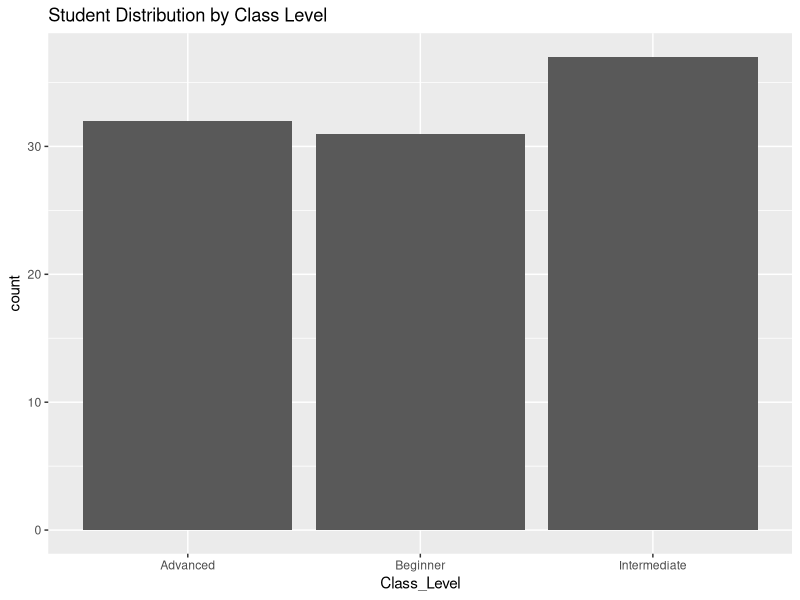
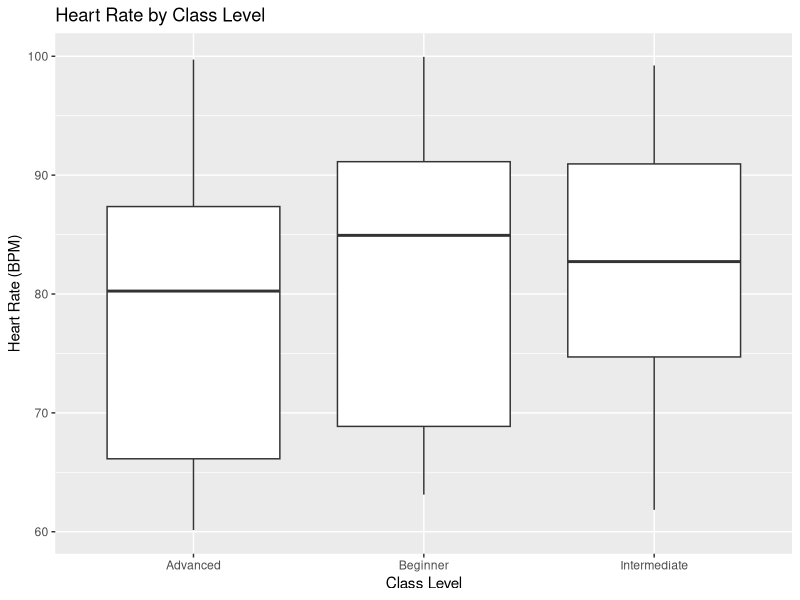
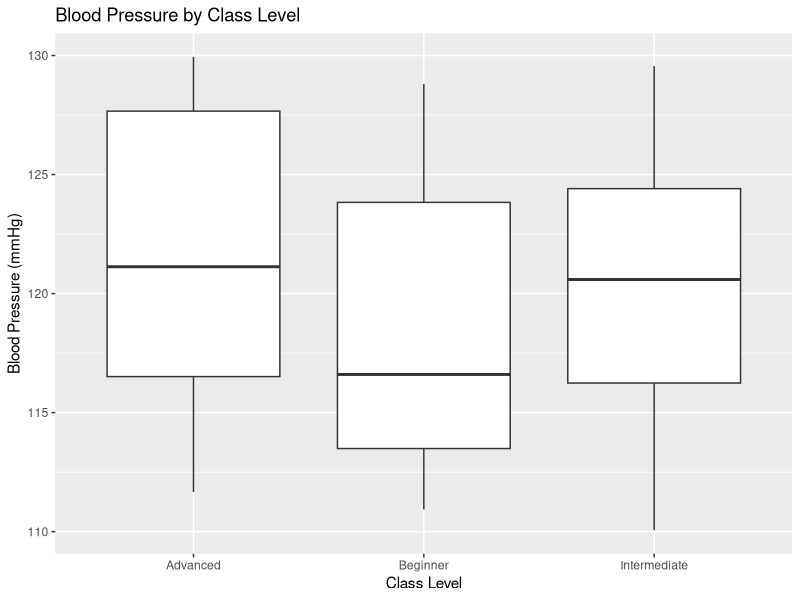

The R source for these figures, in order:
## ---- chunk 1
library(tidyverse)
music_data <- read_csv("music_education_dataset.csv")
## ---- chunk 2
music_data |> 
  ggplot(aes(Class_Level)) + 
  geom_bar() + 
  labs(title = "Student Distribution by Class Level")
## ---- chunk 3
ggplot(music_data, aes(x = Class_Level, y = Heart_Rate)) + 
  geom_boxplot() + 
  labs(title = "Heart Rate by Class Level", y = "Heart Rate (BPM)", x = "Class Level")
## ---- chunk 4
ggplot(music_data, aes(x = Class_Level, y = Blood_Pressure)) + 
  geom_boxplot() + 
  labs(title = "Blood Pressure by Class Level", y = "Blood Pressure (mmHg)", x = "Class Level")
